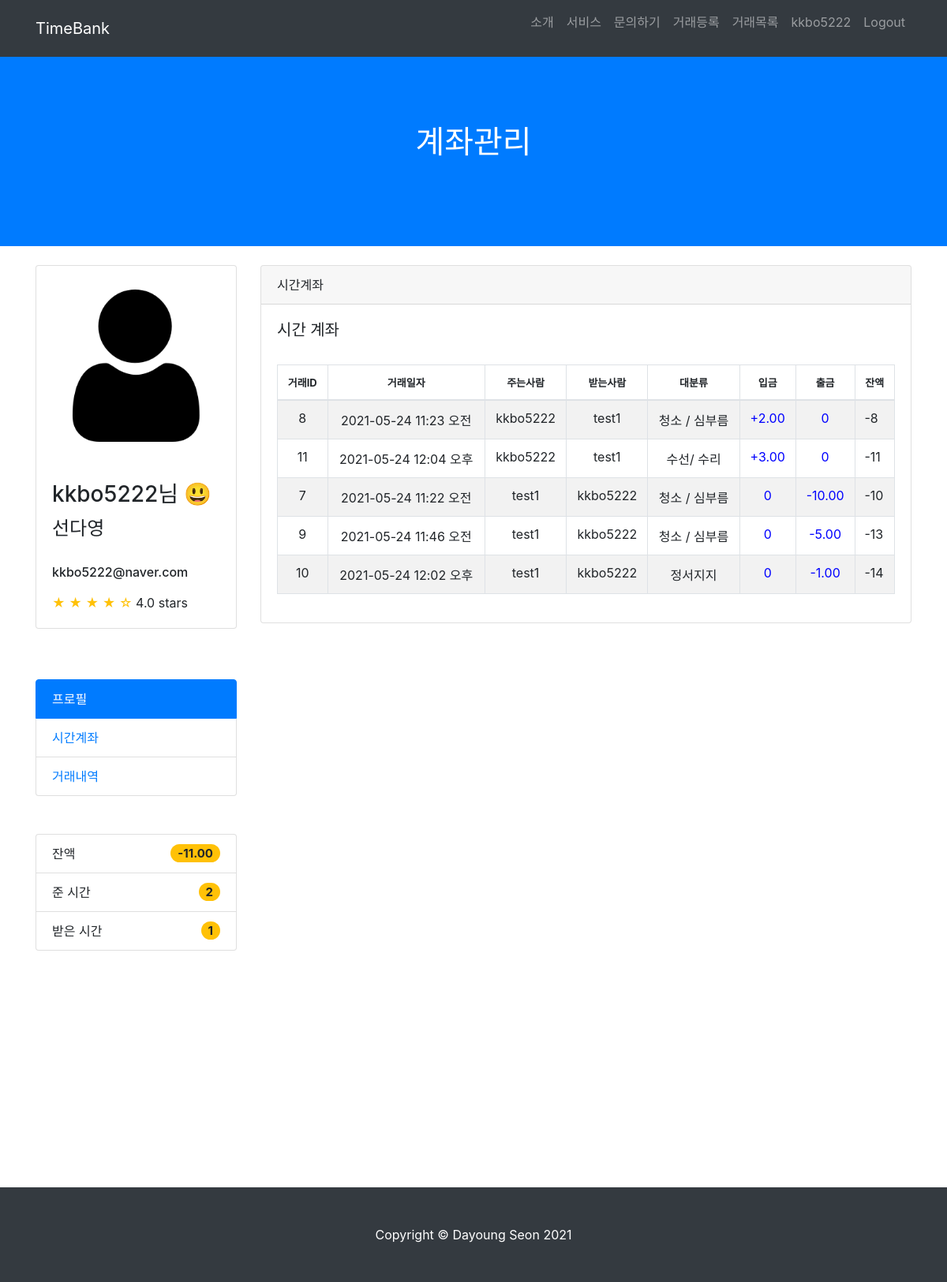
The page /account/balance (signed in) on the database as committed earlier.
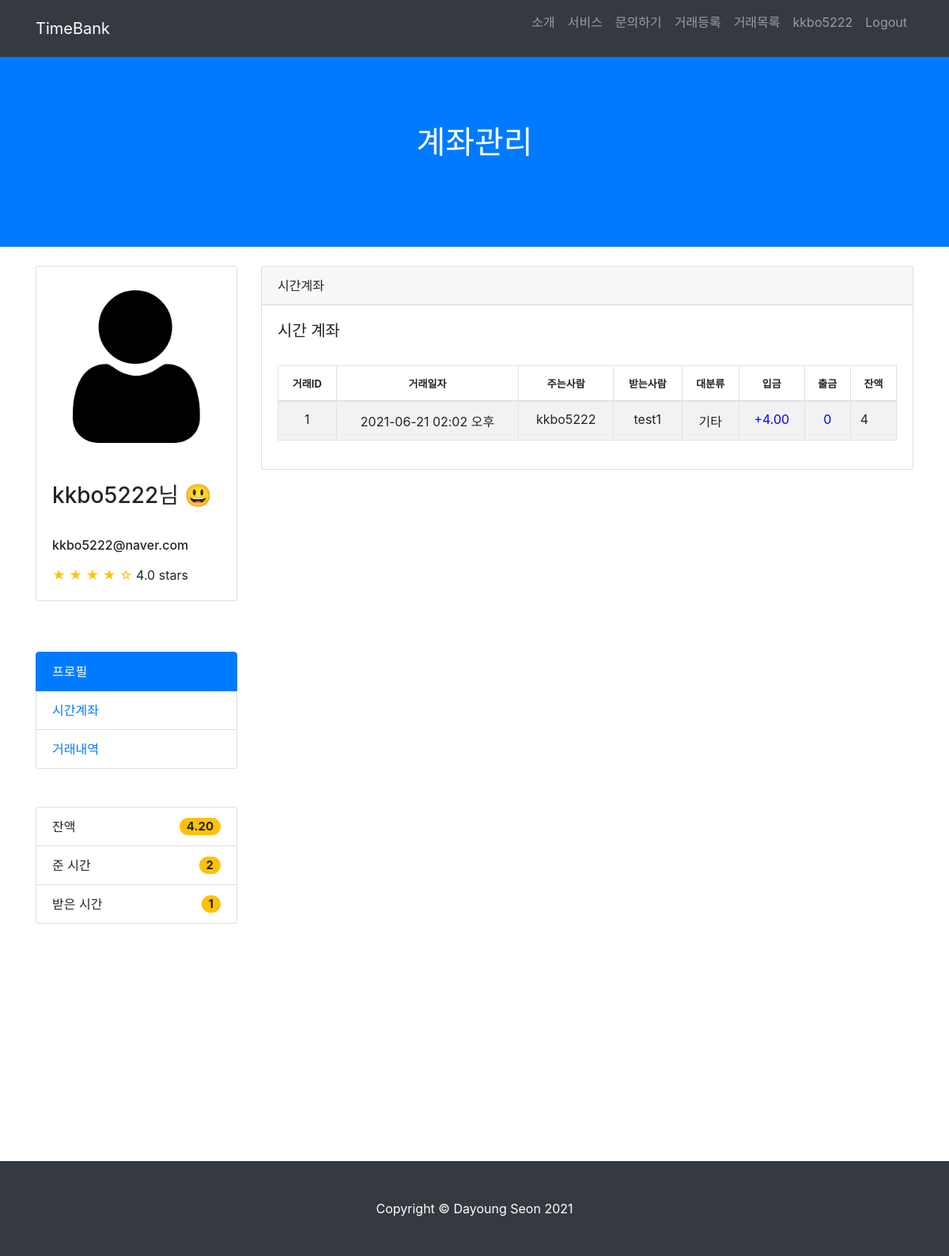
The same page on the database as committed later.
### TimeBank_account/models.py (models this page shows)
class User(AbstractUser):
    username = models.CharField(max_length=64, verbose_name='사용자ID', unique=True)
    email = models.EmailField(max_length=128, verbose_name='E-mail')
    name = models.CharField(max_length=64, verbose_name='이름')
    password = models.CharField(max_length=100, verbose_name='비밀번호')
    contact = models.CharField(max_length=150, verbose_name='연락처')
    birth = models.CharField(max_length=150, verbose_name='생년월일')
    user_age = models.CharField(max_length=50, verbose_name='연령대')
    gender_choice = [('여성','여성'),('남성','남성'),('기타','기타')]
    gender = models.CharField(max_length=2, choices=gender_choice, verbose_name='성별')
    balance = models.DecimalField(decimal_places=2, max_digits=5,verbose_name='잔액', default=10)
    registered_dtn = models.DateField(auto_now_add=True, verbose_name='가입일자')
    image = models.ImageField(upload_to="images/", blank=True)
    about = models.TextField(verbose_name="소개말", blank=True)
    object = CustomUserManager()
    def __str__(self):
        return self.username
    class Meta:
        db_table = 'TimeBank_user'

class Account(models.Model):
    timestamp = models.DateTimeField(auto_now_add=True, verbose_name='거래일자')
    giver = models.ForeignKey('User', on_delete=models.CASCADE, related_name='giver', verbose_name='주는사람', null=True)
    taker = models.ForeignKey('User', on_delete=models.CASCADE, related_name='taker', verbose_name='받는사람', null=True)
    mainwork = models.CharField(max_length=100, default='', null=False)
    subwork = models.CharField(max_length=100, default='', null=False)
    tok = models.DecimalField(default=0, decimal_places=2, max_digits=5, verbose_name='거래금액')
    giver_balance = models.IntegerField(default=0, verbose_name='주는사람 잔액')
    taker_balance = models.IntegerField(default=0, verbose_name='받는사람 잔액')

### TimeBank_account/views.py (the view)
# urls.py: path('balance', views.balance, name="balance"),
@login_required
def balance(request):
    accounts = Account.objects.filter(giver=request.user) | Account.objects.filter(taker=request.user)
    return render(request, 'balance.html', {'accounts':accounts})

### TimeBank_account/templates/balance.html (shortened to what this page needs)
{% load static %}
<html lang="en">
<head>
  <link href="{% static 'vendor/bootstrap/css/bootstrap.min.css' %}" rel="stylesheet">
  <link href="{% static 'css/scrolling-nav.css' %}" rel="stylesheet">
</head>
<body id="page-top">
 <nav class="navbar navbar-expand-lg navbar-dark bg-dark fixed-top" id="mainNav">
  <div class="container">
    <a class="navbar-brand js-scroll-trigger" href="{% url 'index' %}">TimeBank</a>
    <div class="collapse navbar-collapse" id="navbarResponsive">
      <ul class="navbar-nav ml-auto">
        <li class="nav-item">
          <a class="nav-link js-scroll-trigger" href="{% url 'index' %}">소개</a>
        </li>
        <li class="nav-item">
          <a class="nav-link js-scroll-trigger" href="{% url 'index' %}">서비스</a>
        </li>
        <li class="nav-item">
          <a class="nav-link js-scroll-trigger" href="{% url 'index' %}">문의하기</a>
        </li>
        <li class="nav-item">
          <a class="nav-link js-scroll-trigger" href="{% url 'new_post' %}">거래등록</a>
        </li>
      <li class="nav-item">
        <a class="nav-link js-scroll-trigger" href="{% url 'post_list' %}">거래목록</a>
      </li>
        {% if user.is_authenticated %}
        <li class="nav-item">
          <a class="nav-link js-scroll-trigger" href="{% url 'profile' user.username %}">{{ user.get_username }}</a>
        </li>
        <li class="nav-item">
          <form action="{% url 'logout' %}" method="POST">
            <input type="submit" class="nav-link logout" href="{% url 'logout' %}" value="Logout" style="border: none; background: transparent;">
          </form>
        </li>
        {% endif %}
      </ul>
    </div>
  </div>
</nav>
  <header class="bg-primary text-white">
    <div class="container text-center">
      <h1>계좌관리</h1>
    </div>
  </header>
 <div class="container">
  <div class="row">
    <div class="col-lg-3">
      <div class="card mt-4">
        {% if user.image %}
        <img class="card-img-top img-fluid" src="{{ user.image.url }}" alt="user" style="padding: 30px;">
        {% else %}
        <img class="card-img-top img-fluid" src="/static/img/user.png" alt="user" style="padding: 30px;">
        {% endif %}
        <div class="card-body">
          <h3 class="card-title">{{ user.get_username }}님 😃</h3>
          <h4>{{ user.name }}</h4><br>
          <h6>{{ user.email }}</h6>
          <span class="text-warning">&#9733; &#9733; &#9733; &#9733; &#9734;</span>
          4.0 stars
        </div>
      </div>
      <p><br><br></p>
      <div class="list-group">
        <a href="{% url 'profile' user.username %}" class="list-group-item active">프로필</a>
        <a href="{% url 'balance' %}" class="list-group-item">시간계좌</a>
        <a href="{% url 'account' %}" class="list-group-item">거래내역</a>
      </div>
      <br><br>
      <ul class="list-group">
        <li class="list-group-item d-flex justify-content-between align-items-center">
          잔액
          <span class="badge badge-warning badge-pill" style="font-size: 15px;">{{ user.balance }}</span>
        </li>
        <li class="list-group-item d-flex justify-content-between align-items-center">
          준 시간
          <span class="badge badge-warning badge-pill" style="font-size: 15px;">2</span>
        </li>
        <li class="list-group-item d-flex justify-content-between align-items-center">
          받은 시간
          <span class="badge badge-warning badge-pill" style="font-size: 15px;">1</span>
        </li>
      </ul>
    </div>
    <div class="col-lg-9">
      <div class="card card-outline-secondary my-4">
        <div class="card-header">
          시간계좌
        </div>
        <div class="card-body">
          <h5>시간 계좌</h5>
          <br>
          <table id="example" class="table table-striped table-bordered" style="width:100%">
            <thead>
              <tr>
                <th style="font-size: 13px; text-align: center;">거래ID</th>
                <th style="font-size: 13px; text-align: center;">거래일자</th>
                <th style="font-size: 13px; text-align: center;">주는사람</th>
                <th style="font-size: 13px; text-align: center;">받는사람</th>
                <th style="font-size: 13px; text-align: center;">대분류</th>
                <th style="font-size: 13px; text-align: center;">입금</th>
                <th style="font-size: 13px; text-align: center;">출금</th>
                <th style="font-size: 13px; text-align: center;">잔액</th>
            </tr>
            </thead>
            <tbody>
                <tr>
                  {% for account in accounts %}
                    <td style="text-align: center;">{{ account.id }}</td>
                    <td style="text-align: center;">{{ account.timestamp|date:"Y-m-d h:i A"}}</td>
                    <td style="text-align: center;">{{ account.giver }}</td>
                    <td style="text-align: center;">{{ account.taker }}</td>
                    <td style="text-align: center;">{{ account.mainwork }}</td>
                    {% if account.giver == request.user %}
                    <td style="text-align: center; color: blue;">+{{ account.tok }}</td>
                    <td style="text-align: center; color: blue;">0</td>
                    <td>{{ account.giver_balance }}</td>
                    {% elif account.taker == request.user %}
                    <td style="text-align: center; color: blue;">0</td>
                    <td style="text-align: center; color: blue;">-{{account.tok}}</td>
                    <td>{{ account.taker_balance }}</td>
                    {% endif %}
                </tr>
                {% endfor %}
            </tbody>
          </table>
        </div>
      </div>
</div>
</div>
</div>
<section id="about">
</section>
  <footer class="py-5 bg-dark">
    <div class="container">
      <p class="m-0 text-center text-white">Copyright &copy; Dayoung Seon 2021</p>
    </div>
  </footer>
</body>
</html>

### TimeBank_account/static/css/scrolling-nav.css (style rules this page uses)
header { padding: 156px 0 100px; }
section { padding: 150px 0; }

Rows that differ between the two databases and show on the page:
removed Account: id "8", timestamp "2021-05-24 11:23 오전", giver "kkbo5222", taker "test1", mainwork "청소 / 심부름", tok "2.00", giver_balance "-8"
removed Account: id "11", timestamp "2021-05-24 12:04 오후", giver "kkbo5222", taker "test1", mainwork "수선/ 수리", tok "3.00", giver_balance "-11"
removed Account: id "7", timestamp "2021-05-24 11:22 오전", giver "test1", taker "kkbo5222", mainwork "청소 / 심부름", tok "10.00", taker_balance "-10"
removed Account: id "9", timestamp "2021-05-24 11:46 오전", giver "test1", taker "kkbo5222", mainwork "청소 / 심부름", tok "5.00", taker_balance "-13"
removed Account: id "10", timestamp "2021-05-24 12:02 오후", giver "test1", taker "kkbo5222", mainwork "정서지지", tok "1.00", taker_balance "-14"
changed User "kkbo5222": balance "-11.00" → "4.20"; name "선다영" → (not shown)
added Account: id "1", timestamp "2021-06-21 02:02 오후", giver "kkbo5222", taker "test1", mainwork "기타", tok "4.00", giver_balance "4"
